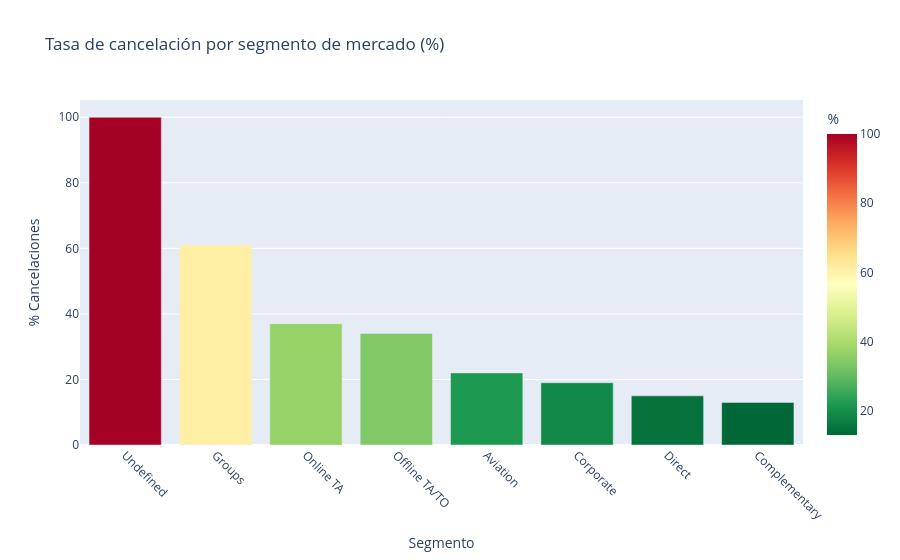

Notebook cell for this chart:
### Code cell
# Gráfica interactiva con Plotly
fig = px.bar(
    x=cancel_rate_segment.index,
    y=cancel_rate_segment.values,
    color=cancel_rate_segment.values,
    color_continuous_scale='RdYlGn_r',
    title='Tasa de cancelación por segmento de mercado (%)',
    labels={'x': 'Segmento', 'y': '% Cancelaciones', 'color': '%'}
)
fig.update_layout(xaxis_tickangle=45)
fig.update_xaxes(categoryorder='total descending')
fig.show()

### Figure 1 — Plotly figure (JSON) as saved in the notebook; plotly's stock layout.template omitted (floating-point values rounded to 4 significant figures)
{"data": [{"hovertemplate": "Segmento=%{x}<br>% Cancelaciones=%{y}<br>%=%{marker.color}<extra></extra>", "legendgroup": "", "marker": {"color": [22.0, 13.0, 19.0, 15.0, 61.0, 34.0, 37.0, 100.0], "coloraxis": "coloraxis", "pattern": {"shape": ""}}, "name": "", "orientation": "v", "showlegend": false, "textposition": "auto", "type": "bar", "x": ["Aviation", "Complementary", "Corporate", "Direct", "Groups", "Offline TA/TO", "Online TA", "Undefined"], "xaxis": "x", "y": [22.0, 13.0, 19.0, 15.0, 61.0, 34.0, 37.0, 100.0], "yaxis": "y"}], "layout": {"barmode": "relative", "coloraxis": {"colorbar": {"title": {"text": "%"}}, "colorscale": [[0, "rgb(0,104,55)"], [0.1, "rgb(26,152,80)"], [0.2, "rgb(102,189,99)"], [0.3, "rgb(166,217,106)"], [0.4, "rgb(217,239,139)"], [0.5, "rgb(255,255,191)"], [0.6, "rgb(254,224,139)"], [0.7, "rgb(253,174,97)"], [0.8, "rgb(244,109,67)"], [0.9, "rgb(215,48,39)"], [1, "rgb(165,0,38)"]]}, "legend": {"tracegroupgap": 0}, "title": {"text": "Tasa de cancelación por segmento de mercado (%)"}, "xaxis": {"anchor": "y", "categoryorder": "total descending", "domain": [0, 1], "tickangle": 45, "title": {"text": "Segmento"}}, "yaxis": {"anchor": "x", "domain": [0, 1], "title": {"text": "% Cancelaciones"}}}}
